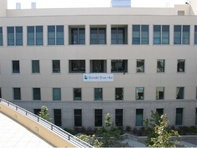
#> input picture ass2/Task1/Harris_1.jpg, 197 x 148 px, shrunk from 492 x 370 before the run
$ jupyter execute --allow-errors harris.ipynb
#> lines starting #> are read from the running program, lines starting #| are printed output that depends on the picture; after the words box and inside, x2 and y2 are one past the last pixel; in counts of white or black regions, pixels touching at a corner belong together
[cell 1]
"""

Your name (Your uniID):
Hongxiang Zhang u7101924
"""

import numpy as np
import cv2
import matplotlib.pyplot as plt

[cell 2]
def conv2(img, conv_filter):
    # flip the filter
    f_siz_1, f_size_2 = conv_filter.shape
    conv_filter = conv_filter[range(f_siz_1 - 1, -1, -1), :][:, range(f_siz_1 - 1, -1, -1)]
    pad = (conv_filter.shape[0] - 1) // 2
    result = np.zeros((img.shape))
    img = np.pad(img, ((pad, pad), (pad, pad)), 'constant', constant_values=(0, 0))
    filter_size = conv_filter.shape[0]
    for r in np.arange(img.shape[0] - filter_size + 1):
        for c in np.arange(img.shape[1] - filter_size + 1):
            curr_region = img[r:r + filter_size, c:c + filter_size]
            curr_result = curr_region * conv_filter
            conv_sum = np.sum(curr_result)  # Summing the result of multiplication.
            result[r, c] = conv_sum  # Saving the summation in the convolution layer feature map.

    return result

[cell 3]
def fspecial(shape=(3, 3), sigma=0.5):
    m, n = [(ss - 1.) / 2. for ss in shape]
    y, x = np.ogrid[-m:m + 1, -n:n + 1]
    h = np.exp(-(x * x + y * y) / (2. * sigma * sigma))
    h[h < np.finfo(h.dtype).eps * h.max()] = 0
    sumh = h.sum()
    if sumh != 0:
        h /= sumh
    return h

[cell 4]
# Parameters, add more if needed
sigma = 2
thresh = 0.07
k=0.05

# Derivative masks
dx = np.array([[-1, 0, 1], [-1, 0, 1], [-1, 0, 1]])
dy = dx.transpose()

bw = plt.imread('Harris_1.jpg')
#> bw is the input picture: shape (148, 197, 3); mean R, G, B 137.4, 141, 141.2
r, g, b = bw[:,:,0], bw[:,:,1], bw[:,:,2]
bw = 0.2989 * r + 0.5870 * g + 0.1140 * b
#> bw: shape (148, 197) float64
bw = np.array(bw * 255, dtype=int)
# computer x and y derivatives of image

Ix = conv2(bw, dx)
Iy = conv2(bw, dy)

[cell 5]
g = fspecial((max(1, np.floor(3 * sigma) * 2 + 1), max(1, np.floor(3 * sigma) * 2 + 1)), sigma) # return a gaussian kernal

[cell 6]
Iy2 = conv2(np.power(Iy, 2), g)
Ix2 = conv2(np.power(Ix, 2), g)
Ixy = conv2(Ix * Iy, g)
#> in conv2 (call 5), `img = np.pad(img, ((pad, pad), (pad, pad)), 'constant', constant_value..`:
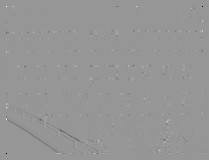
#> img: shape (160, 209) float64; min -1.62e+10, max 1.12e+10, mean -17551750.8; drawn with min black and max white

# 2,3

[cell 7]
######################################################################
# Task: Compute the Harris Cornerness
######################################################################
def harris_corner(bw,Ix2,Iy2,Ixy,k,thresh):
    height,width = bw.shape
    result,R,Rmax = np.zeros((height,width)),np.zeros((height,width)),0 # init R matrix, result matrix which record where the corner is, init Rmax as 0

    for i in range(height):
        for j in range(width):
            M = np.zeros((2,2))
            M[0,0],M[0,1],M[1,0],M[1,1]=Ix2[i,j],Ixy[i,j],Ixy[i,j],Iy2[i,j] # For each pixel init the Covariance matrix of gradient
            R[i,j] = np.linalg.det(M) - k*(np.dot(np.trace(M),np.trace(M))) # calculate the R value
            if R[i,j]>Rmax:
                Rmax = R[i,j] # find the max R value

    ######################################################################
    # Task: Perform non-maximum suppression and
    #       thresholding, return the N corner points
    #       as an Nx2 matrix of x and y coordinates
    ######################################################################
    #  compare whith threshold
    count = 0;
    for i in range(2,height-2):
        for j in range(2,width-2):
            if R[i,j] > thresh*Rmax: # using Rmax*0.02 as threshold
                result[i,j] = 1
                count = count +1
    for i in range(2,height-2):
        for j in range(2,width-2):
            if result[i,j]==1:
                tmp = R[i-1:i+1,j-1:j+1]
                if R[i,j]!=tmp.max(): # perform non-maximum suppression
                    result[i,j]=0
                    count-=1

    x,y =[],[]
    for i in range(3,height-10):
        for j in range(3,width-10):
            if result[i,j]==1:
                x.append(i)
                y.append(j)
    return x,y

# 4

[cell 8]
# Parameters, add more if needed
sigma = 2
thresh = 0.01
k=0.05

# Derivative masks
dx = np.array([[-1, 0, 1], [-1, 0, 1], [-1, 0, 1]])
dy = dx.transpose()

g = fspecial((max(1, np.floor(3 * sigma) * 2 + 1), max(1, np.floor(3 * sigma) * 2 + 1)), sigma) # return a gaussian kernal

files = ['Harris_1.jpg','Harris_2.jpg','Harris_3.jpg','Harris_4.jpg']
plt.figure(figsize=(30, 6))
num = 1
#> (the rest of this cell did not finish here and is left out)

    Iy = conv2(bw, dy)
    g = fspecial((max(1, np.floor(3 * sigma) * 2 + 1), max(1, np.floor(3 * sigma) * 2 + 1)), sigma) # return a gaussian kernal
    Iy2 = conv2(np.power(Iy, 2), g)
    Ix2 = conv2(np.power(Ix, 2), g)
    Ixy = conv2(Ix * Iy, g)
    plt.subplot(1,6,num)
    num+=1
    x,y = harris_corner(bw,Ix2,Iy2,Ixy,k,thresh)
#> after the loop in harris_corner, `for i in range(height):`: Rmax = 1.5e+19
#> after the loop in harris_corner, `for i in range(2,height-2):`: result: shape (148, 197) float64; values 0 (black) and 1 (white), 16.2% white; 84 white regions (29 under 20 px), largest, box (x1, y1, x2, y2) and area: (48, 119, 104, 146) 463, (145, 107, 166, 146) 409, (123, 22, 195, 30) 395
#> after the loop in harris_corner, `for i in range(2,height-2):`:
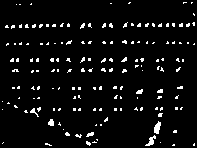
#> result: shape (148, 197) float64; values 0 (black) and 1 (white), 5.2% white in thin lines or dots
#> after the loop in harris_corner, `for i in range(2,height-2):`: count = 1518
#> `x,y = harris_corner(bw,Ix2,Iy2,Ixy,k,thresh)`: x = 1386 values from 3 to 137; y = 1386 values, max 186 at index 101, min 5 at index 179, mean 98.22
    plt.imshow(bw,cmap='gray')
    plt.title(i+ ' corners')
    plt.scatter(y,x,color='red',s=3)

# 5

[cell 9]
# Parameters, add more if needed
sigma = 2
#> sigma = 2
#> `inbuild = cv2.dilate(inbuild, None)`:
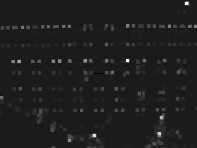
#> inbuild: shape (148, 197) float32; min -0.000634, max 0.00524, mean 8.62e-05; drawn with min black and max white
thresh = 0.01
k=0.05

# Derivative masks
dx = np.array([[-1, 0, 1], [-1, 0, 1], [-1, 0, 1]])
dy = dx.transpose()

files = ['Harris_1.jpg','Harris_2.jpg','Harris_3.jpg','Harris_4.jpg']
plt.figure(figsize=(30, 12))
num = 1
#> (the rest of this cell did not finish here and is left out)

    Iy = conv2(bw, dy)
    g = fspecial((max(1, np.floor(3 * sigma) * 2 + 1), max(1, np.floor(3 * sigma) * 2 + 1)), sigma) # return a gaussian kernal
    Iy2 = conv2(np.power(Iy, 2), g)
    Ix2 = conv2(np.power(Ix, 2), g)
    Ixy = conv2(Ix * Iy, g)

    plt.subplot(2,6,num)
    num+=1
    x,y = harris_corner(bw,Ix2,Iy2,Ixy,k,thresh)
#> `x,y = harris_corner(bw,Ix2,Iy2,Ixy,k,thresh)`: x = 1386 values from 3 to 137
    plt.imshow(bw,cmap='gray')
    plt.title('my '+i+ ' corners')
    plt.scatter(y,x,color='red',s=3)


img = plt.imread('Harris_4.jpg')
gray = cv2.cvtColor(img, cv2.COLOR_BGR2GRAY)
inbuild = cv2.cornerHarris(gray,2,3,k)
inbuild = cv2.dilate(inbuild, None)
fig = img.copy()
fig[inbuild > 0.01*inbuild.max()] = [0,255,0]

plt.imshow(fig,cmap='gray')

# 6

[cell 10]
bw = plt.imread('Harris-5.jpg')
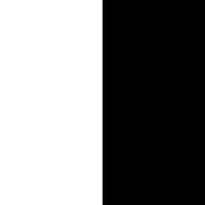
#> input picture ass2/Task1/Harris-5.jpg, 205 x 205 px, shrunk from 512 x 512 before the run
#> bw is the input picture: shape (205, 205); min 0, max 255, mean 127.5

Ix = conv2(bw, dx)
Iy = conv2(bw, dy)
#> after the loop in conv2 (call 17), `for r in np.arange(img.shape[0] - filter_size + 1):`:
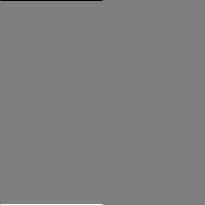
#> result: shape (205, 205) float64; min -765, max 765, mean 0; drawn with min black and max white
g = fspecial((max(1, np.floor(3 * sigma) * 2 + 1), max(1, np.floor(3 * sigma) * 2 + 1)), sigma) # return a gaussian kernal
Iy2 = conv2(np.power(Iy, 2), g)
Ix2 = conv2(np.power(Ix, 2), g)
Ixy = conv2(Ix * Iy, g)

x,y = harris_corner(bw,Ix2,Iy2,Ixy,k,thresh)
#> call 3 of harris_corner, with k = 0.05, thresh = 0.01
#> after the loop in harris_corner (call 3), `for i in range(height):`:
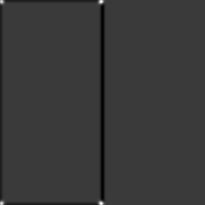
#> R: shape (205, 205) float64; min -1.35e+09, max 4.53e+09, mean -32406937.8; drawn with min black and max white
#> after the loop in harris_corner (call 3), `for i in range(height):`: Rmax = 4.53e+09
#> after the loop in harris_corner (call 3), `for i in range(2,height-2):`:
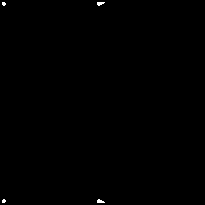
#> result: shape (205, 205) float64; values 0 (black) and 1 (white), 0.17% white in thin lines or dots, all inside (x1, y1, x2, y2) = (2, 2, 105, 203)
#> after the loop in harris_corner (call 3), `for i in range(2,height-2):`: result: shape (205, 205) float64; values 0 (black) and 1 (white), 0.04% white in thin lines or dots, all inside (x1, y1, x2, y2) = (2, 2, 102, 203)
#> after the loop in harris_corner (call 3), `for i in range(2,height-2):`: count = 18
#> x = []; y = []
plt.imshow(bw,cmap='gray')
plt.title('Harris-5 corners')
plt.scatter(y,x,color='red',s=3)

# 7

[cell 11]
# Parameters, add more if needed
sigma = 2
thresh = 0.07
k=0.05

# Derivative masks
dx = np.array([[-1, 0, 1], [-1, 0, 1], [-1, 0, 1]])
dy = dx.transpose()

bw = plt.imread('Harris-6.jpg')
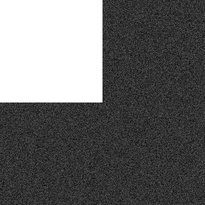
#> input picture ass2/Task1/Harris-6.jpg, 205 x 205 px, shrunk from 512 x 512 before the run
#> bw is the input picture: shape (205, 205); min 9, max 255, mean 101.3

Ix = conv2(bw, dx)
Iy = conv2(bw, dy)
g = fspecial((max(1, np.floor(3 * sigma) * 2 + 1), max(1, np.floor(3 * sigma) * 2 + 1)), sigma) # return a gaussian kernal
Iy2 = conv2(np.power(Iy, 2), g)
Ix2 = conv2(np.power(Ix, 2), g)
Ixy = conv2(Ix * Iy, g)

x,y = harris_corner(bw,Ix2,Iy2,Ixy,k,thresh)
#> call 4 of harris_corner, with k = 0.05, thresh = 0.07
#> after the loop in harris_corner (call 4), `for i in range(height):`:
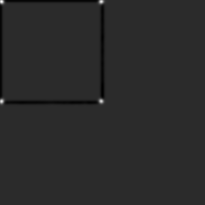
#> R: shape (205, 205) float64; min -783693149.1, max 3.85e+09, mean -12457214.9; drawn with min black and max white
#> after the loop in harris_corner (call 4), `for i in range(height):`: Rmax = 3.85e+09
#> after the loop in harris_corner (call 4), `for i in range(2,height-2):`: result: shape (205, 205) float64; values 0 (black) and 1 (white), 0.18% white; 4 white regions (3 under 20 px), largest, box (x1, y1, x2, y2) and area: (98, 98, 105, 105) 37
#> after the loop in harris_corner (call 4), `for i in range(2,height-2):`:
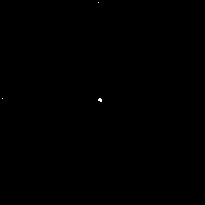
#> result: shape (205, 205) float64; values 0 (black) and 1 (white), 0.03% white in thin lines or dots, all inside (x1, y1, x2, y2) = (2, 2, 102, 102)
#> after the loop in harris_corner (call 4), `for i in range(2,height-2):`: count = 14
#> x = [98, 98, 99, 99, 99, 99, 100, 100, 100, 100, 101, 101]; y = [99, 100, 98, 99, 100, 101, 98, 99, 100, 101, 100, 101]
plt.imshow(bw,cmap='gray')
plt.title('Harris-6 corners')
plt.scatter(y,x,color='red',s=3)
